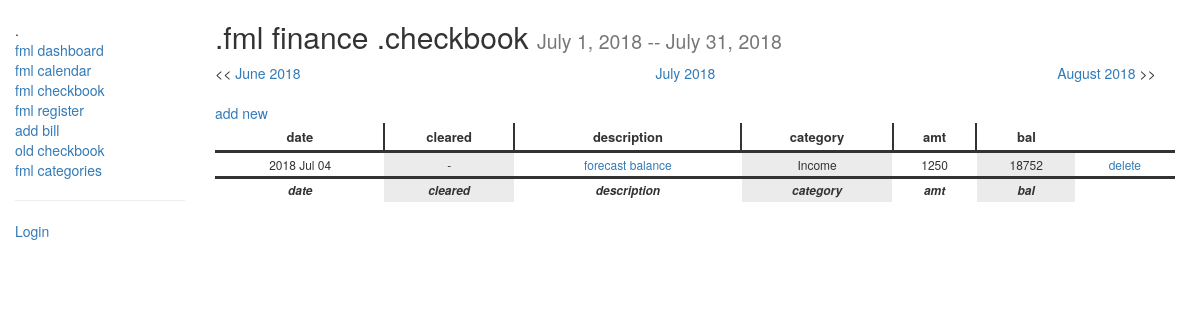
/checkbook/checkbookMonth, run on an earlier commit of the app's database.
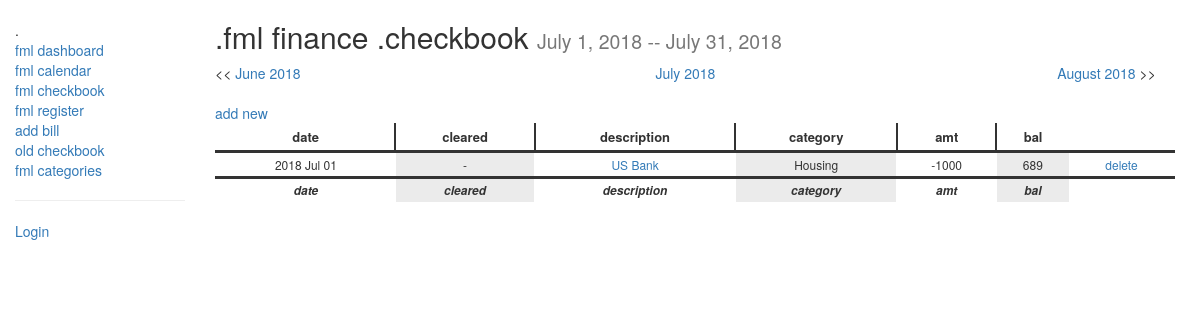
And on a later commit of the database.
### checkbook/models.py (models this page shows, shortened)
class Check(models.Model):
    check_type = (('CR', 'credit'),('DR', 'debit'),('SV', 'savings'),('DT', 'debt reduction'),)
    dater = models.DateField(help_text=' .the date of the transaction')
    type = models.CharField(max_length=2, choices=check_type, help_text=' .credit or debit')
    category = models.ForeignKey('Category', on_delete=models.SET_NULL, null=True)
    name = models.CharField(max_length=100, help_text=' .description')
    amount = models.IntegerField(default=0, help_text=' .amount')
    cleared = models.BooleanField(help_text=' .cleared with the bank?')
    created = models.DateTimeField(auto_now_add=True)
    class Meta:
        ordering = ["dater"]
    def get_absolute_url(self):
        return reverse('check-detail', kwargs={'pk': self.pk})

class Category(models.Model):
    name = models.CharField(max_length=100, help_text=' .category name')
    frequency = models.CharField(max_length=10, null=True, blank=True, help_text=' .M(monthly) or W(weekly)')
    budget = models.IntegerField(default=0, help_text=' .budgeted amount by frequency' )
    class Meta:
        ordering = ["name"]
    def __str__(self):
        return '{0}'.format(self.name)

### checkbook/views.py (the view)
# urls.py: path('checkbookMonth', views.checkbookMonth, name='checkbook-month'),
def checkbookMonth(request, aYear=date.today().year , aMonth=date.today().month):
    curYear = int(aYear)
    curMonth = int(aMonth)
    fromMonth = date(aYear, aMonth, 1)
    toMonth = date(aYear, aMonth, monthrange(aYear, aMonth)[1])
    PreviousYear = curYear
    PreviousMonth = curMonth - 1
    if PreviousMonth == 0:
        PreviousMonth = 12
        PreviousYear = curYear - 1
    NextYear = curYear
    NextMonth = curMonth + 1
    if NextMonth == 13:
        NextMonth = 1
        NextYear = curYear + 1
    check_list = Check.objects.all()
    balance = 0
    for chk in check_list:
        balance += chk.amount
        chk.balance = balance
        if chk.cleared:
            chk.cleared = '\u221A'
        else:
            chk.cleared = '-'
    return render(request, 'checkbook/checkbookNEW.html', {'checks' : check_list,
                                                       'Month' : curMonth,
                                                       'MonthName' : named_month(curMonth),
                                                       'Year' : curYear,
                                                       'PreviousMonth' : PreviousMonth,
                                                       'PreviousMonthName' : named_month(PreviousMonth),
                                                       'PreviousYear' : PreviousYear,
                                                       'NextMonth' : NextMonth,
                                                       'NextMonthName' : named_month(NextMonth),
                                                       'NextYear' : NextYear,
                                                       'fromMonth' : fromMonth,
                                                       'toMonth' :toMonth
                                                   })

### checkbook/views.py (called while the page is built)
def named_month(pMonthNumber):
    return date(1900, pMonthNumber, 1).strftime('%B')

### checkbook/templates/checkbook/checkbookNEW.html (shortened to what this page needs)
{% extends "base_generic.html" %}
{% block content %}
    <h2>.fml finance .checkbook <small>{{fromMonth}} -- {{toMonth}}</small></h2>
    <table width="97%">
      <tr>
        <td width="30%" align="left">
          &lt;&lt; <a href="{% url 'checkbook-monthNav' PreviousYear PreviousMonth%}">{{PreviousMonthName}} {{PreviousYear}}</a>
        </td>
        <td width="30%" align="center"><a href="{% url 'checkbook-month' %}"">{{MonthName}} {{Year}}</a></td>
        <td width="30%" align="right">
          <a href="{% url 'checkbook-monthNav' NextYear NextMonth%}">{{NextMonthName}} {{NextYear}}</a> &gt;&gt;
        </td>
      </tr>
    </table>
    <br/>
    <a href="{% url 'check-add' %}">add new</a>
    {% if checks %}
    <table class="greyGridTable">
      <thead>
        <tr>
          <th>date</th>
          <th>cleared</th>
          <th>description</th>
          <th>category</th>
          <th>amt</th>
          <th>bal</th>
          <th></th>
        </tr>
      </thead>
      <tfoot>
        <tr>
          <td>date</td>
          <td>cleared</td>
          <td>description</td>
          <td>category</td>
          <td>amt</td>
          <td>bal</td>
          <td></td>
        </tr>
      </tfoot>
        {% for check in checks %}
          {% if check.dater >= fromMonth and check.dater <= toMonth %}
          <tr>
            <td>{{ check.dater|date:'Y M d' }}</td>
            <td>{{check.cleared}}</td>
            <td><a href="{{ check.get_absolute_url }}"> {{ check.name }}</a></td>
            <td>{{check.category}}</td>
            <td>{{check.amount}}</td>
            <td>{{check.balance}}</td>
            <td><a href="{% url 'check-delete' check.id %}">delete</a></td>
          </tr>
          {% endif %}
        {% endfor %}
    </table>
    {% else %}
      <p>There are no checks in the checkbook.</p>
    {% endif %}
{% endblock %}

### checkbook/templates/base_generic.html (shortened to what this page needs)
<!DOCTYPE html>
<html lang="en">
<head>
  <link rel="stylesheet" href="https://maxcdn.bootstrapcdn.com/bootstrap/3.3.7/css/bootstrap.min.css">
  <link rel="stylesheet" href="//code.jquery.com/ui/1.12.1/themes/base/jquery-ui.css">
  {% load static %}
  <link rel="stylesheet" href="{% static 'css/styles.css' %}">
</head>
<body>
  <div class="container-fluid">
    <div class="row">
      <div class="col-sm-2">
      {% block sidebar %}
      <ul class="sidebar-nav" style="list-style: none;">
          <li>.</li>
          <li><a href="{% url 'index' %}">fml dashboard</a></li>
          <li><a href="{% url 'calendar' %}">fml calendar</a></li>
          <li><a href="{% url 'checkbook-month' %}">fml checkbook</a></li>
          <li><a href="{% url 'checkbook' %}">fml register</a></li>
          <li><a href="{% url 'add-bill' %}">add bill</a></li>
          <li><a href="{% url 'check-list' %}">old checkbook</a></li>
          <li><a href="{% url 'category-list' %}">fml categories</a></li>
          <hr></hr>
          {% if user.is_authenticated %}
            <li>fml user: {{ user.get_username }}</li>
            <li><a href="{% url 'logout'%}?next={{request.path}}">Logout</a></li>
          {% else %}
            <li><a href="{% url 'login'%}?next={{request.path}}">Login</a></li>
          {% endif %}
      </ul>
     {% endblock %}
      </div>
      <div class="col-sm-10 ">
      {% block content %}
      {% endblock %}
      </div>
    </div>
  </div>
</body>
</html>

### checkbook/static/css/styles.css (style rules this page uses)
.sidebar-nav { margin-top: 20px; padding: 0; list-style-type: none; }
table.greyGridTable { border: 2px solid #FFFFFF; width: 99%; text-align: center; border-collapse: collapse; empty-cells: show; }
table.greyGridTable td, table.greyGridTable th { border: 1px solid #FFFFFF; padding: 3px 4px; }
table.greyGridTable tbody td { font-size: 12px; }
table.greyGridTable td:nth-child(even) { background: #EBEBEB; }
table.greyGridTable thead { background: #FFFFFF; border-bottom: 3px solid #333333; }
table.greyGridTable thead th { font-size: 13px; font-weight: bold; color: #333333; text-align: center; border-left: 2px solid #333333; }
table.greyGridTable thead th:first-child { border-left: none; }
table.greyGridTable thead th:last-child { border-left: none; }
table.greyGridTable tfoot { font-size: 12px; font-weight: bold; color: #333333; border-top: 3px solid #333333; }
table.greyGridTable tfoot td { font-size: 12px; font-style: italic }

What changed in the data, as far as the page shows it:
removed Check: dater "2018 Jul 04", cleared "-", name "forecast balance", category "Income", amount "1250", balance "18752"
added Check: dater "2018 Jul 01", cleared "-", name "US Bank", category "Housing", amount "-1000", balance "689"
